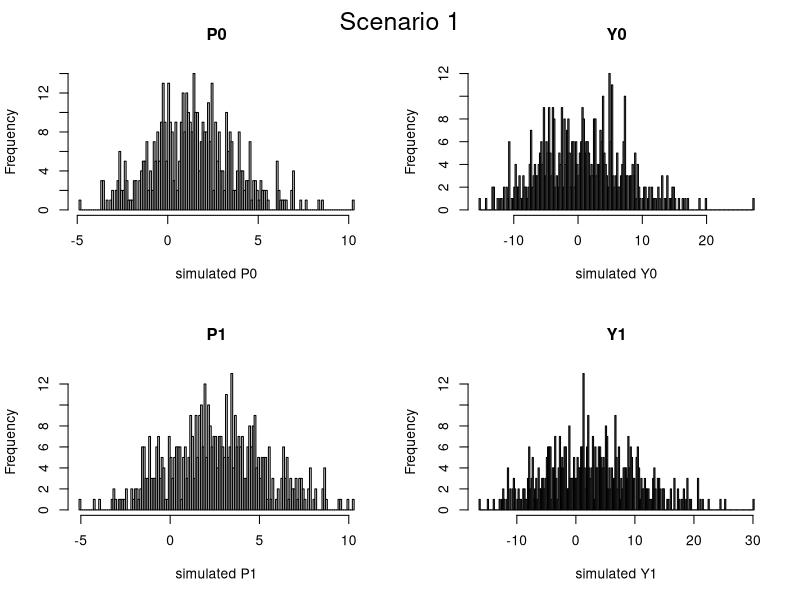
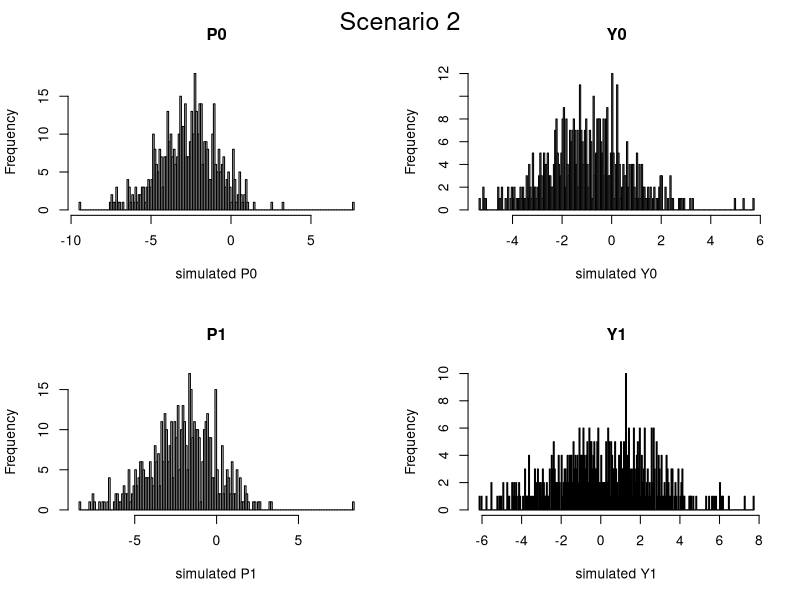
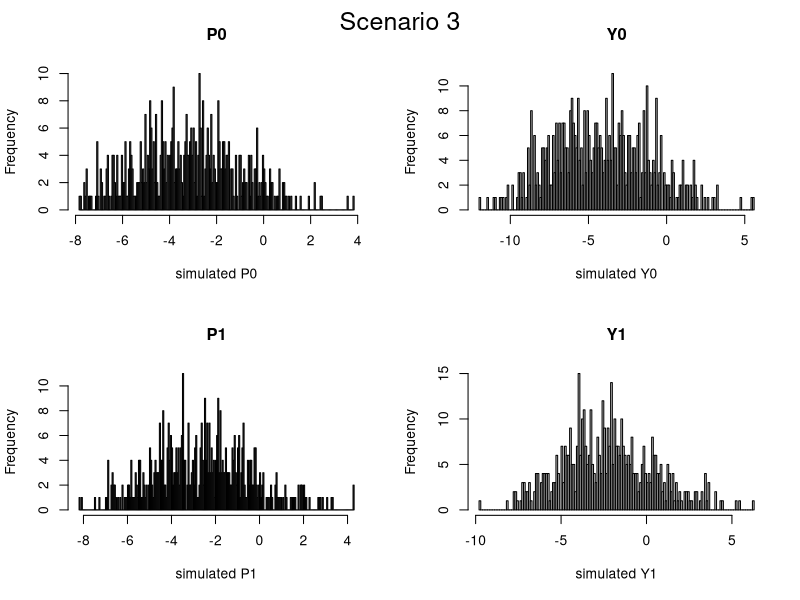
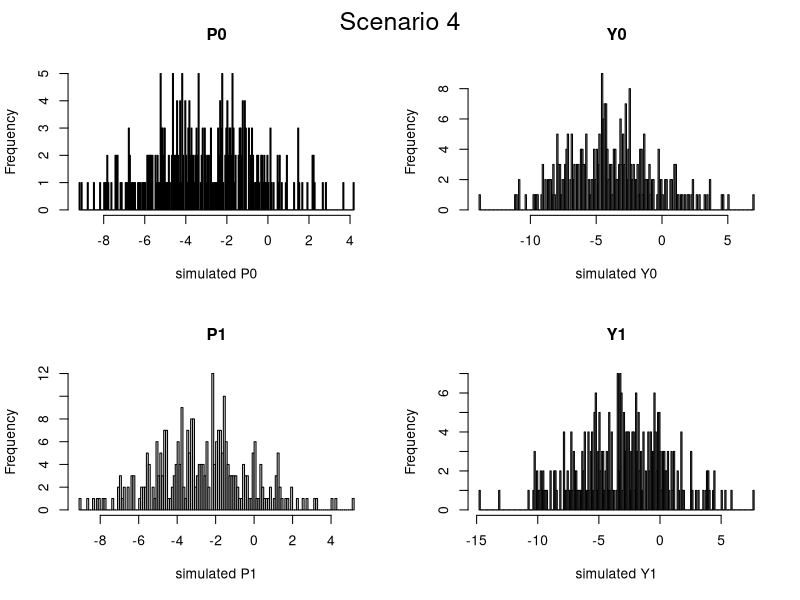

Here is the R script that generated these plots, in order:
############################################################################
#       --- simulation dataset ---
############################################################################

n <- 500             # units for each sample
samples <- 100       # repetition of each setting (number of samples)


### --- functions for the simulations ---

# Principal stratification : scenarios 1 and 2
# Mediation : scenarios 3 and 4

Cov_tr <- function(n){
  # covariates
  # 2 bernulli with prob=0.4 and prob=0.6 respectively
  X <- cbind(rbinom(n, 1, 0.4),
             rbinom(n, 1, 0.6),
             rnorm(n, 0, 1),
             rnorm(n, 0, 1),
             rnorm(n, 0, 1))
  
  # treatment
  # logit of a covariates function
  reg_T <- -0.1 + 0.3 * (X[, 2]) + 0.2 * (X[, 3]) + 0.1 * (X[, 5])
  logit_T <- exp(reg_T) / (1 + exp(reg_T))
  Tr <- rbinom(n, 1, logit_T)
  
  return(list(X = X, Tr = Tr))
}

sim_funct_1 <- function(seed, n) {
  
  # set seed for reproducibility
  set.seed(seed)
  
  # confounders and tretment
  sim_cov_tr <- Cov_tr(n)
  X <- sim_cov_tr$X
  Tr <- sim_cov_tr$Tr
  
  # post-treatment variable
  X_non_linear <- cbind(1, X[,1], X[,1]*X[,2], sin(X[,3]), X[,4], exp(X[,5]-1))
  alpha <- c(1, 2, -3, 2, -1, 0.5)
  P_0 <- rnorm(n, X_non_linear %*% alpha, 1)
  P_1 <- rnorm(n, cbind(X_non_linear, Tr) %*% c(alpha, 2), 1.3)
  
  P_obs <- P_0 * (Tr == 0) + P_1 * (Tr == 1)
  P_mis <- P_0 * (Tr == 1) + P_1 * (Tr == 0)
  
  # Outcome
  #create for every unit a mean vector 
  mean_Y_com <- cbind(1, X[,1:3],abs(X[,4]),exp(0.5*X[,5]))
  gamma <- c(-2, 1, -1, 2, -1, 0.8)
  Y_0 <- rnorm(n, cbind(mean_Y_com, P_0) %*% c(gamma, 2), 1)
  Y_1 <- rnorm(n, cbind(mean_Y_com, Tr, P_0, P_1) %*% c(gamma, 1.5, 2, 0.5), 1)
  
  Y_obs <- Y_0 * (Tr == 0) + Y_1 * (Tr == 1)
  Y_mis <- Y_0 * (Tr == 1) + Y_1 * (Tr == 0)
  
  # save all the information as a list
  return(list(
    data = list(X = X, Tr = Tr, 
                P_obs = P_obs, Y_obs = Y_obs),
    simulated_full = list(P_0 = P_0, P_1 = P_1, Y_0 = Y_0, Y_1 = Y_1)
  ))
}

sim_funct_2 <- function(seed, n) {
  # set seed for reproducibility
  set.seed(seed)
  
  # confounders and tretment
  sim_cov_tr <- Cov_tr(n)
  X <- sim_cov_tr$X
  Tr <- sim_cov_tr$Tr
  
  # post-treatment variable
  X_non_linear <- cbind(1, X[,1], X[,1]*(1-X[,2]), sin(2*X[,3]), abs(X[,4]), exp(X[,5]-2))
  alpha <- c(-2, 1.5, -3, 1, -1.5, 2)
  P_0 <- rnorm(n, X_non_linear %*% alpha, 1)
  P_1 <- rnorm(n, cbind(X_non_linear, Tr) %*% c(alpha, 1), 1)
  
  P_obs <- P_0 * (Tr == 0) + P_1 * (Tr == 1)
  P_mis <- P_0 * (Tr == 1) + P_1 * (Tr == 0)
  
  # Outcome
  #create for every unit a mean vector 
  mean_Y_com <- cbind(1, X[,1:2], X[,3]*X[,4], abs(X[,4]*0.5),exp(X[,5]))
  gamma <- c(-1, 1.5, -1, 0.5, -1, 0.3)
  Y_0 <- rnorm(n, cbind(mean_Y_com) %*% gamma, 1)
  Y_1 <- rnorm(n, cbind(mean_Y_com, Tr, P_1 - P_0) %*% c(gamma, 1, 1), 1)
  
  Y_obs <- Y_0 * (Tr == 0) + Y_1 * (Tr == 1)
  Y_mis <- Y_0 * (Tr == 1) + Y_1 * (Tr == 0)
  
  # save all the information as a list
  return(list(
    data = list(X = X, Tr = Tr, 
                P_obs = P_obs, Y_obs = Y_obs),
    simulated_full = list(P_0 = P_0, P_1 = P_1, Y_0 = Y_0, Y_1 = Y_1)
  ))
}

sim_funct_3 <- function(seed, n) {
  
  # set seed for reproducibility
  set.seed(seed)
  
  # confounders and tretment
  sim_cov_tr <- Cov_tr(n)
  X <- sim_cov_tr$X
  Tr <- sim_cov_tr$Tr
  
  # post-treatment variable
  X_non_linear <- cbind(1, X[,1:2], X[,1]*X[,4], sin(X[,5]))
  alpha <- c(-2, 1.5, -3, 1, -1.5)
  P_0 <- rnorm(n, X_non_linear %*% alpha, 1)
  P_1 <- rnorm(n, cbind(X_non_linear, Tr) %*% c(alpha, 1), 1)
  
  P_obs <- P_0 * (Tr == 0) + P_1 * (Tr == 1)
  P_mis <- P_0 * (Tr == 1) + P_1 * (Tr == 0)
  
  # Outcome
  #create for every unit a mean vector 
  mean_Y_com <- cbind(1, X[,1:3], abs(X[,4]*0.5),exp(X[,5]))
  gamma <- c(-1, 1.5, -1, 0.5, -1, 0.3)
  Y_0 <- rnorm(n, cbind(mean_Y_com, P_0) %*% c(gamma,1), 1)
  Y_1 <- rnorm(n, cbind(mean_Y_com, Tr, P_1) %*% c(gamma, 1, 0.7), 1)
  
  Y_obs <- Y_0 * (Tr == 0) + Y_1 * (Tr == 1)
  Y_mis <- Y_0 * (Tr == 1) + Y_1 * (Tr == 0)
  
  # save all the information as a list
  return(list(
    data = list(X = X, Tr = Tr, 
                P_obs = P_obs, Y_obs = Y_obs),
    simulated_full = list(P_0 = P_0, P_1 = P_1, Y_0 = Y_0, Y_1 = Y_1)
  ))
}

sim_funct_4 <- function(seed, n) {
  
  # set seed for reproducibility
  set.seed(seed)
  
  # confounders and tretment
  sim_cov_tr <- Cov_tr(n)
  X <- sim_cov_tr$X
  Tr <- sim_cov_tr$Tr
  
  # post-treatment variable
  X_non_linear <- cbind(1, X[,1:2], X[,3]*X[,4], sin(X[,5]))
  alpha <- c(-2, 1.5, -3, 1, -1.5)
  P_0 <- rnorm(n, X_non_linear %*% alpha, 1)
  P_1 <- rnorm(n, cbind(X_non_linear, Tr) %*% c(alpha, 1), 1)
  
  P_obs <- P_0 * (Tr == 0) + P_1 * (Tr == 1)
  P_mis <- P_0 * (Tr == 1) + P_1 * (Tr == 0)
  
  # Outcome
  #create for every unit a mean vector 
  mean_Y_com <- cbind(1, X[,1:3], sin(X[,4]*0.5),exp(X[,5]))
  gamma <- c(-1, 1.5, -1, 0.5, -1, 0.3)
  Y_0 <- rnorm(n, cbind(mean_Y_com, P_0, P_0*X[,1]) %*% c(gamma,1, 0.2), 1)
  Y_1 <- rnorm(n, cbind(mean_Y_com, Tr, P_1, P_1*X[,2]) %*% c(gamma, 1, 1, 0.2), 1)
  
  Y_obs <- Y_0 * (Tr == 0) + Y_1 * (Tr == 1)
  Y_mis <- Y_0 * (Tr == 1) + Y_1 * (Tr == 0)
  
  # save all the information as a list
  return(list(
    data = list(X = X, Tr = Tr, 
                P_obs = P_obs, Y_obs = Y_obs),
    simulated_full = list(P_0 = P_0, P_1 = P_1, Y_0 = Y_0, Y_1 = Y_1)
  ))
}

scenario_1 <- lapply(1:samples, function(c) sim_funct_1(seed = c, n = 500))
scenario_2 <- lapply(1:samples, function(c) sim_funct_2(seed = c, n = 500))
scenario_3 <- lapply(1:samples, function(c) sim_funct_3(seed = c, n = 500))
scenario_4 <- lapply(1:samples, function(c) sim_funct_4(seed = c, n = 300))

save(scenario_1, file = "scenario_1.RData")
save(scenario_2, file = "scenario_2.RData")
save(scenario_3, file = "scenario_3.RData")
save(scenario_4, file = "scenario_4.RData")

### histogram simulation function ###
hist_simulation <- function(scenario, title){
  par(mfrow=c(2,2))
  hist(scenario[[1]]$simulated_full$P_0, breaks = 200, main="P0", xlab="simulated P0")
  hist(scenario[[1]]$simulated_full$Y_0, breaks = 200, main="Y0", xlab="simulated Y0")
  hist(scenario[[1]]$simulated_full$P_1, breaks = 200, main="P1", xlab="simulated P1")
  hist(scenario[[1]]$simulated_full$Y_1, breaks = 200, main="Y1", xlab="simulated Y1")
  mtext(title, side=3, line=-2, outer=TRUE, cex=1.5)
}


hist_simulation(scenario_1, "Scenario 1")
hist_simulation(scenario_2, "Scenario 2")
hist_simulation(scenario_3, "Scenario 3")
hist_simulation(scenario_4, "Scenario 4")


